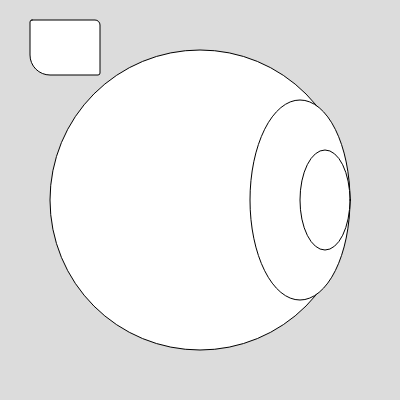
Frame 1 (no input)
Frame 60 (no input): identical to frame 1, image omitted
Frame 120 (the mouse pressed at the canvas centre since frame 60): identical to frame 1, image omitted

The p5.js sketch that drew this single still picture (run headless with seeded random() and noise() and a simulated clock; from frame 60 on, the mouse is pressed at the canvas centre):

// p5.js sketch
// ── sketch.js
function setup() {
  createCanvas(400, 400);
}

function draw() {
  background(220);
  circle(200,200,300);
  ellipse(300,200,100,200);
  ellipse(325,200,50,100);
  rect(30,20,70,55,2,5,2,20);
}
